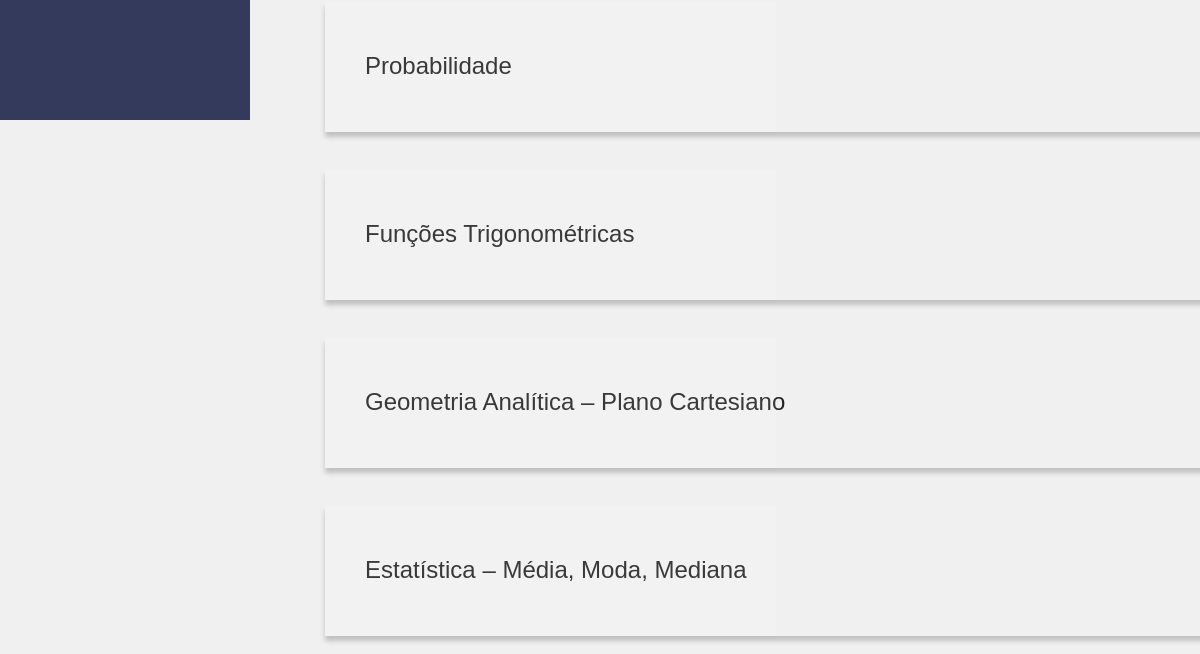
Before: /php/lista_cont.php (lower part) with the older database file.
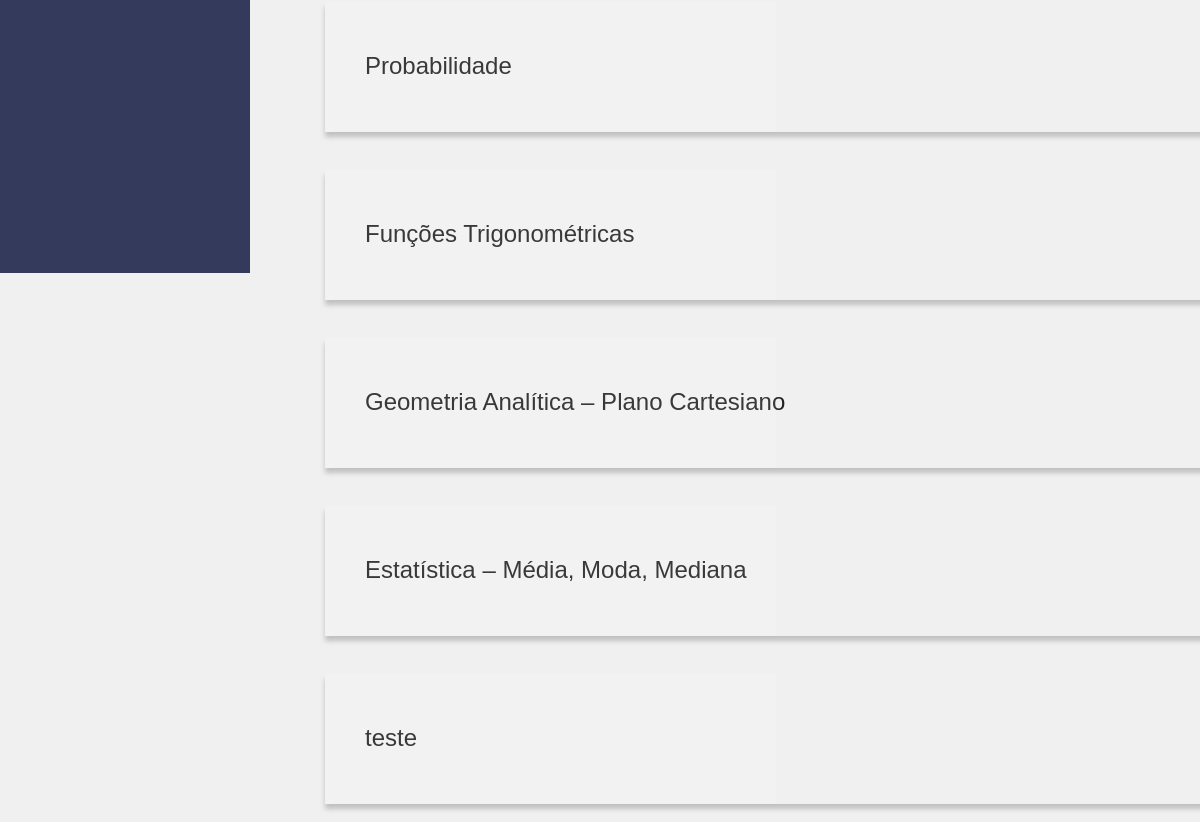
After: the same page with the newer database file.
### tables this page shows
CREATE TABLE IF NOT EXISTS `conteudos` (
  `ID_cont` int(2) NOT NULL AUTO_INCREMENT,
  `texto` text NOT NULL,
  `cod_mat` int(2) NOT NULL,
  `cod_adm` int(1) NOT NULL,
  `ano` int(1) NOT NULL,
  `assunto` varchar(70) NOT NULL,
  PRIMARY KEY (`ID_cont`),
  KEY `fk_conteudos_administrador` (`cod_adm`),
  KEY `fk_conteudos_materias` (`cod_mat`)
);

### php/lista_cont.php (the view, shortened to what this page needs)
<!DOCTYPE html>
<html lang="pt-br">
<head>
    <link rel="stylesheet" href="../css/inicio.css">
    <link rel="stylesheet" type="text/css" href="../css/blocos.css">
  </head>
  <body>
    <div class="menu">
    </div>
    <div class="conteudo">
        <?php
            $conn = mysqli_connect('127.0.0.1', 'root', '') or die("Não foi possível a conexão com o Banco");
            $ano = $_GET['ano'];
            $materia = $_GET['materia'];
            $sql = "SELECT * FROM conteudos where cod_mat like '%".$materia."%' and ano like '%".$ano."%'";
            $cod = mysqli_query($conn,$sql);
            $numRegistros = mysqli_num_rows($cod);
            if ($numRegistros != 0) {
              echo "<section class='flexbox'>";
                while ($text = mysqli_fetch_object($cod)) {
                  $assunto=$text->assunto;
                  $assunto=utf8_encode($assunto);
                  $cod_assunto=$text->ID_cont;
                    echo "<a href='cont_especifico.php?assunto=".$cod_assunto."'>
                      <div class='blocos' style='width: 110%;
                      height: 40px;'>
                          <span> </span>
                          <span> </span>
                          <span> </span>
                          <span> </span>".
                          $assunto
                      ."</div>
                    </a><br>";
                }
              echo "</section>";
            }
            else{
                echo "Nenhum registro";
            }
        ?>
 </div>
</body>
</html>

Changed rows visible on the page:
added conteudos: assunto "teste"
